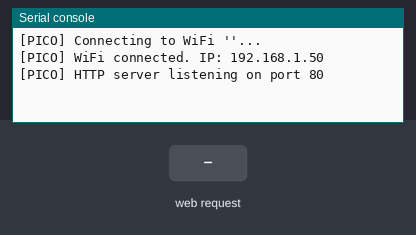
The program below on a simulated Raspberry Pi Pico running MicroPython. Parts: the last lines printed to the serial console. Inputs (shaded band) come from the test bench. WiFi joins after 1.5 s; the clock reads 2024-03-15 10:24:30 at power-on unless the program sets it.

Above: at 2.7 s.
2.8 s: HTTP request GET /status received
At 3.9 s:
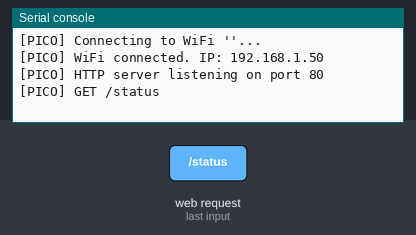
4.3 s: HTTP request GET /toggle received
At 5.2 s:
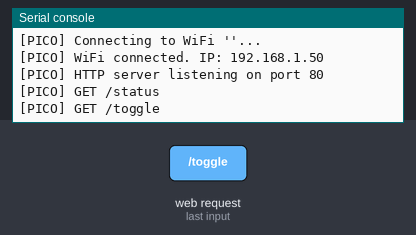
5.8 s: HTTP request GET / received
At 6.5 s:
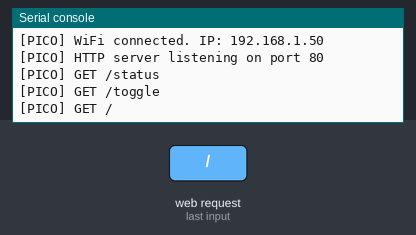
7.3 s: HTTP request GET /index.html received
At 7.7 s:
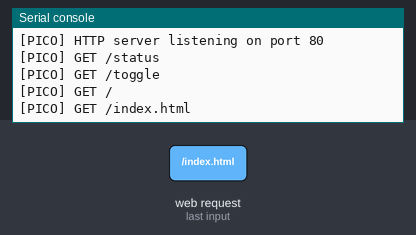

Measured:
- after the input at 2.8 s, the serial console: prints a new line at once (image 1)
- after the input at 4.3 s, the serial console: prints a new line at once (image 2)
- after the input at 5.8 s, the serial console: prints a new line at once (image 3)
- after the input at 7.3 s, the serial console: prints a new line at once (image 4)

The program:

pi-pico-main.py
```python
"""
Pico Power Monitor — main.py
Raspberry Pi Pico 2W | MicroPython
Single-file, self-contained HTTP uptime monitor with web UI.
"""

import network
import socket
import time
import machine

# ─────────────────────────────────────────────
# CONFIGURATION  — edit these before flashing
# ─────────────────────────────────────────────
WIFI_SSID     = ""
WIFI_PASSWORD = ""
HTTP_PORT     = 80
POLL_INTERVAL = 0.1   # seconds between socket polls (keeps loop responsive)

# ─────────────────────────────────────────────
# STATE
# ─────────────────────────────────────────────
state = {
    "current_status"  : "online",   # "online" | "offline"
    "last_offline_time": None,       # raw seconds from time.time() or None
    "manual_override"  : False,      # True  → simulate power-off
}

# ─────────────────────────────────────────────
# HELPERS
# ─────────────────────────────────────────────
def log(msg):
    print("[PICO]", msg)

def fmt_time(ts):
    """Format a time.time() value as HH:MM DD-MM-YYYY (local, no DST)."""
    if ts is None:
        return "Never"
    t = time.localtime(ts)
    return "{:02d}:{:02d} {:02d}-{:02d}-{:04d}".format(
        t[3], t[4], t[2], t[1], t[0]
    )

# ─────────────────────────────────────────────
# WI-FI
# ─────────────────────────────────────────────
wlan = network.WLAN(network.STA_IF)

def connect_wifi():
    wlan.active(True)
    if wlan.isconnected():
        return True
    log("Connecting to WiFi '{}'...".format(WIFI_SSID))
    wlan.connect(WIFI_SSID, WIFI_PASSWORD)
    for _ in range(20):           # wait up to ~10 s
        if wlan.isconnected():
            log("WiFi connected. IP: {}".format(wlan.ifconfig()[0]))
            return True
        time.sleep(0.5)
    log("WiFi connection failed.")
    return False

def ensure_wifi():
    if not wlan.isconnected():
        log("WiFi lost — reconnecting…")
        connect_wifi()

# ─────────────────────────────────────────────
# HTML
# ─────────────────────────────────────────────
def build_html():
    status      = state["current_status"]
    override    = state["manual_override"]
    last_off    = fmt_time(state["last_offline_time"])

    status_cls  = "status-online" if status == "online" else "status-offline"
    status_lbl  = "ONLINE" if status == "online" else "OFFLINE"
    btn_label   = "Back ONLINE" if override else "Simulate Power OFF"
    btn_cls     = "btn-on" if override else "btn-off"

    return """<!DOCTYPE html>
<html lang="en">
<head>
  <meta charset="UTF-8">
  <meta name="viewport" content="width=device-width, initial-scale=1.0">
  <meta http-equiv="refresh" content="5">
  <title>Pico Power Monitor</title>
  <style>
    @import url('https://fonts.googleapis.com/css2?family=Share+Tech+Mono&family=Rajdhani:wght@400;600;700&display=swap');

    *, *::before, *::after {{ box-sizing: border-box; margin: 0; padding: 0; }}

    :root {{
      --bg:        #0b0e14;
      --surface:   #111520;
      --border:    #1e2535;
      --accent:    #00e5ff;
      --online:    #00e676;
      --offline:   #ff1744;
      --text:      #c9d1e0;
      --muted:     #4a5568;
      --mono:      'Share Tech Mono', monospace;
      --display:   'Rajdhani', sans-serif;
    }}

    html, body {{
      height: 100%;
      background: var(--bg);
      color: var(--text);
      font-family: var(--display);
      display: flex;
      align-items: center;
      justify-content: center;
      padding: 1rem;
    }}

    /* subtle grid overlay */
    body::before {{
      content: '';
      position: fixed;
      inset: 0;
      background-image:
        linear-gradient(rgba(0,229,255,.03) 1px, transparent 1px),
        linear-gradient(90deg, rgba(0,229,255,.03) 1px, transparent 1px);
      background-size: 40px 40px;
      pointer-events: none;
    }}

    .card {{
      position: relative;
      width: 100%;
      max-width: 480px;
      background: var(--surface);
      border: 1px solid var(--border);
      border-radius: 16px;
      padding: 2.5rem 2rem;
      box-shadow: 0 0 40px rgba(0,229,255,.06), 0 8px 32px rgba(0,0,0,.5);
      overflow: hidden;
    }}

    /* top accent bar */
    .card::before {{
      content: '';
      position: absolute;
      top: 0; left: 0; right: 0;
      height: 3px;
      background: linear-gradient(90deg, var(--accent), transparent);
    }}

    .brand {{
      display: flex;
      align-items: center;
      gap: .6rem;
      margin-bottom: 2.2rem;
    }}

    .brand-icon {{
      width: 36px; height: 36px;
      border: 2px solid var(--accent);
      border-radius: 8px;
      display: grid;
      place-items: center;
    }}

    .brand-icon svg {{ display: block; }}

    h1 {{
      font-size: 1.4rem;
      font-weight: 700;
      letter-spacing: .12em;
      text-transform: uppercase;
      color: #fff;
    }}

    .divider {{
      height: 1px;
      background: var(--border);
      margin: 0 0 2rem;
    }}

    .row {{
      display: flex;
      justify-content: space-between;
      align-items: center;
      margin-bottom: 1.4rem;
    }}

    .label {{
      font-size: .75rem;
      letter-spacing: .15em;
      text-transform: uppercase;
      color: var(--muted);
    }}

    .value {{
      font-family: var(--mono);
      font-size: .95rem;
    }}

    .status-online  {{ color: var(--online);  text-shadow: 0 0 12px var(--online);  }}
    .status-offline {{ color: var(--offline); text-shadow: 0 0 12px var(--offline); }}

    .pulse {{
      display: inline-block;
      width: 8px; height: 8px;
      border-radius: 50%;
      margin-right: 8px;
      vertical-align: middle;
      animation: pulse 1.4s ease-in-out infinite;
    }}
    .status-online  .pulse {{ background: var(--online); }}
    .status-offline .pulse {{ background: var(--offline); animation-play-state: paused; }}

    @keyframes pulse {{
      0%, 100% {{ opacity: 1; transform: scale(1);    }}
      50%       {{ opacity: .4; transform: scale(1.5); }}
    }}

    .btn {{
      display: block;
      width: 100%;
      margin-top: 2rem;
      padding: .85rem 1rem;
      border: none;
      border-radius: 10px;
      font-family: var(--display);
      font-size: 1rem;
      font-weight: 700;
      letter-spacing: .1em;
      text-transform: uppercase;
      cursor: pointer;
      transition: transform .1s, opacity .1s;
    }}
    .btn:active {{ transform: scale(.97); opacity: .85; }}

    .btn-off {{
      background: linear-gradient(135deg, #ff1744, #d50000);
      color: #fff;
      box-shadow: 0 4px 20px rgba(255,23,68,.3);
    }}
    .btn-on {{
      background: linear-gradient(135deg, #00e676, #00c853);
      color: #0b0e14;
      box-shadow: 0 4px 20px rgba(0,230,118,.3);
    }}

    .footer {{
      margin-top: 2rem;
      font-size: .7rem;
      color: var(--muted);
      font-family: var(--mono);
      text-align: center;
    }}
  </style>
</head>
<body>
  <div class="card">
    <div class="brand">
      <div class="brand-icon">
        <svg width="18" height="18" viewBox="0 0 24 24" fill="none" stroke="#00e5ff" stroke-width="2">
          <polyline points="13 2 13 9 20 9"/>
          <path d="M3 22V11l9-9 9 9v11a2 2 0 0 1-2 2H5a2 2 0 0 1-2-2z"/>
        </svg>
      </div>
      <h1>Pico Power Monitor</h1>
    </div>

    <div class="divider"></div>

    <div class="row">
      <span class="label">Status</span>
      <span class="value {status_cls}">
        <span class="pulse"></span>{status_lbl}
      </span>
    </div>

    <div class="row">
      <span class="label">Last Offline</span>
      <span class="value">{last_off}</span>
    </div>

    <form method="POST" action="/toggle">
      <button class="btn {btn_cls}" type="submit">{btn_label}</button>
    </form>

    <p class="footer">auto-refresh &bull; 5s &nbsp;|&nbsp; port {port}</p>
  </div>
</body>
</html>""".format(
        status_cls=status_cls,
        status_lbl=status_lbl,
        last_off=last_off,
        btn_label=btn_label,
        btn_cls=btn_cls,
        port=HTTP_PORT,
    )

# ─────────────────────────────────────────────
# HTTP RESPONSES
# ─────────────────────────────────────────────
def send_response(conn, code, content_type, body):
    status_text = {200: "OK", 303: "See Other", 404: "Not Found"}.get(code, "OK")
    header = "HTTP/1.1 {} {}\r\nContent-Type: {}\r\nContent-Length: {}\r\nConnection: close\r\n".format(
        code, status_text, content_type, len(body)
    )
    if code == 303:
        header += "Location: /\r\n"
    header += "\r\n"
    conn.sendall(header.encode() + body.encode())

def send_redirect(conn):
    header = "HTTP/1.1 303 See Other\r\nLocation: /\r\nContent-Length: 0\r\nConnection: close\r\n\r\n"
    conn.sendall(header.encode())

# ─────────────────────────────────────────────
# REQUEST HANDLING
# ─────────────────────────────────────────────
def handle_request(conn):
    try:
        raw = conn.recv(1024).decode("utf-8", "ignore")
    except OSError:
        return

    if not raw:
        return

    # Parse first line
    first_line = raw.split("\r\n")[0]
    parts = first_line.split(" ")
    if len(parts) < 2:
        return
    method, path = parts[0], parts[1]

    log("{} {}".format(method, path))

    # ── /status  — machine-readable endpoint for external polling ──
    if path == "/status":
        body = state["current_status"]   # "online" or "offline"
        send_response(conn, 200, "text/plain", body)
        return

    # ── /toggle  — flip manual override ──
    if method == "POST" and path == "/toggle":
        if not state["manual_override"]:
            # Going offline
            state["manual_override"]   = True
            state["current_status"]    = "offline"
            state["last_offline_time"] = time.time()
            log("Manual override ON  → status = offline")
        else:
            # Coming back online
            state["manual_override"] = False
            state["current_status"]  = "online"
            log("Manual override OFF → status = online")
        send_redirect(conn)
        return

    # ── / (root) ──
    if path in ("/", "/index.html"):
        send_response(conn, 200, "text/html", build_html())
        return

    # 404
    send_response(conn, 404, "text/plain", "Not Found")

# ─────────────────────────────────────────────
# SOCKET SETUP
# ─────────────────────────────────────────────
def create_server_socket():
    """Create a non-blocking TCP server socket, reusing the address."""
    addr = socket.getaddrinfo("0.0.0.0", HTTP_PORT, 0, socket.SOCK_STREAM)[0][-1]
    srv  = socket.socket(socket.AF_INET, socket.SOCK_STREAM)
    srv.setsockopt(socket.SOL_SOCKET, socket.SO_REUSEADDR, 1)
    srv.bind(addr)
    srv.listen(4)
    srv.setblocking(False)
    log("HTTP server listening on port {}".format(HTTP_PORT))
    return srv

# ─────────────────────────────────────────────
# MAIN LOOP
# ─────────────────────────────────────────────
def main():
    connect_wifi()

    srv = create_server_socket()
    last_wifi_check = time.time()

    while True:
        # Periodic WiFi health check (every 10 s)
        now = time.time()
        if now - last_wifi_check > 10:
            ensure_wifi()
            last_wifi_check = now

        # Non-blocking accept
        try:
            conn, addr = srv.accept()
            conn.settimeout(3.0)
            try:
                handle_request(conn)
            except Exception as e:
                log("Request error: {}".format(e))
            finally:
                conn.close()
        except OSError:
            # No connection waiting — that's fine
            pass

        time.sleep(POLL_INTERVAL)

# ─────────────────────────────────────────────
# ENTRY POINT
# ─────────────────────────────────────────────
try:
    main()
except Exception as e:
    log("Fatal: {} — rebooting in 5 s".format(e))
    time.sleep(5)
    machine.reset()
```
